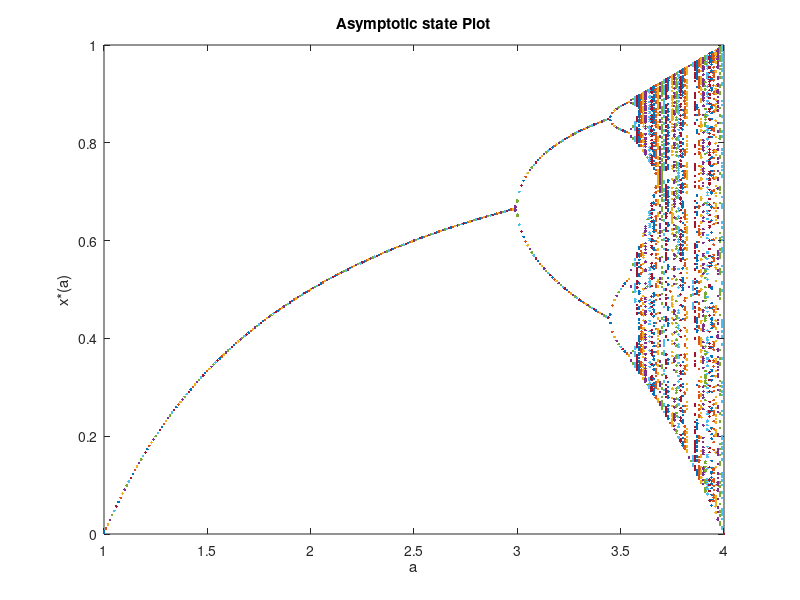

Write MATLAB code to recreate this figure.
function AsymptoticStatePlot
rows = 200; 
columns = 100; 
x = zeros(columns,1); 
for a = 1:0.01:4, 
x(1) = 0.5; 
for n = 1:rows, 
x(1) = a*x(1)*(1 - x(1)); 
end 
for n = 1:columns-1, 
x(n+1) = a*x(n)*(1 - x(n)); 
end 
plot(a*ones(columns,1), x, '.'); 
hold on; 
end 
title('Asymptotic state Plot'); 
xlabel('a');  
ylabel('x*(a)'); 
%set(gca, 'xlim', [1.0 4.0]); 
hold off;
end